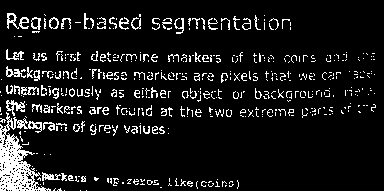
#> input picture W13_形態學影像處理/text_noisy.png, 384 x 191 px, found by its file name
$ jupyter execute --allow-errors Morphology.ipynb
#> lines starting #> are read from the running program, lines starting #| are printed output that depends on the picture; after the words box and inside, x2 and y2 are one past the last pixel; in counts of white or black regions, pixels touching at a corner belong together
[cell 1]
import cv2
import numpy as np
import matplotlib.pyplot as plt

[cell 2]
def padding(img, K_size):
    pad_size = K_size // 2
    padded_img = np.pad(img, ((pad_size, pad_size), (pad_size, pad_size)), mode='edge')
    return padded_img

### Erosion (侵蝕)

[cell 3]
def manual_erosion(img, kernel):
    H, W = img.shape
    K_H, K_W = kernel.shape

    out = np.zeros((H, W), dtype=img.dtype)
    padded_img = padding(img, K_H)

    for i in range(H):
        for j in range(W):
            roi = padded_img[i : i + K_H, j : j + K_W]
            # 侵蝕 = 區域內的最小值 (Min)
            # 在二值影像中，只要有一個是0，最小值就是0
            valid_pixels = roi[kernel == 1]
            if len(valid_pixels) > 0:
                out[i, j] = np.min(valid_pixels)
            else:
                out[i, j] = 0

    return out

### Dilation (膨脹)

[cell 4]
def manual_dilation(img, kernel):
    H, W = img.shape
    K_H, K_W = kernel.shape

    out = np.zeros((H, W), dtype=img.dtype)
    padded_img = padding(img, K_H)

    for i in range(H):
        for j in range(W):

            roi = padded_img[i : i + K_H, j : j + K_W]
            # 膨脹 = 區域內的最大值 (Max)
            # 在二值影像中，只要有一個是1，最大值就是1
            valid_pixels = roi[kernel == 1]
            if len(valid_pixels) > 0:
                out[i, j] = np.max(valid_pixels)
            else:
                out[i, j] = 0

    return out

### 斷開

[cell 5]
def manual_opening(img, kernel):
    eroded = manual_erosion(img, kernel)
    opened = manual_dilation(eroded, kernel)
    return opened

### 閉合

[cell 6]
def manual_closing(img, kernel):
    dilated = manual_dilation(img, kernel)
    closed = manual_erosion(dilated, kernel)
    return closed

### 形態學重建

[cell 7]
import numpy as np
import matplotlib.pyplot as plt
from skimage.morphology import dilation, disk
from skimage.morphology import reconstruction
from skimage import io
from skimage import img_as_ubyte
# 讀圖
#> (the rest of this cell did not finish here and is left out)

[cell 8]
import numpy as np
import matplotlib.pyplot as plt
from skimage.morphology import disk, erosion
from skimage import io, img_as_ubyte

# ==========================================
# 1. 準備資料 (模擬學生拿到的檔案)
# ==========================================
# 假設學生讀取了你給的圖
#> (the rest of this cell did not finish here and is left out)

### test

[cell 9]
# 1. 建立一個簡單的測試矩陣 (模擬二值影像)
# 10x10 的影像，中間有一個十字形，右下有一個噪點
input_img = cv2.imread("/content/text_noisy.png",cv2.IMREAD_GRAYSCALE)
#> input_img: shape (191, 384); 9.6% white in thin lines or dots

# 2. 定義結構元素 (Kernel) - 3x3 矩形
structuring_element = np.ones((3, 3), dtype=np.uint8)

# 3. 執行運算
res_dilate = manual_dilation(input_img, structuring_element)
#> in padding, `padded_img = np.pad(img, ((pad_size, pad_size), (pad_size, pad_size)),..`:
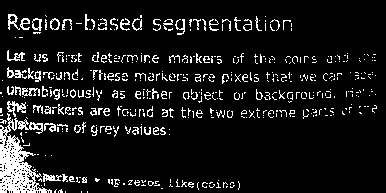
#> padded_img: shape (193, 386); 9.6% white in thin lines or dots
#> after the loop in manual_dilation, `for i in range(H):`:
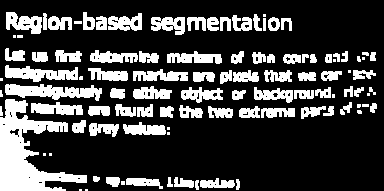
#> out: shape (191, 384); 25.5% white; 102 white regions (20 under 20 px), largest, box (x1, y1, x2, y2) and area: (0, 99, 87, 191) 3516, (5, 84, 102, 101) 979, (5, 65, 78, 82) 720
res_erode = manual_erosion(input_img, structuring_element)
#> after the loop in manual_erosion, `for i in range(H):`:
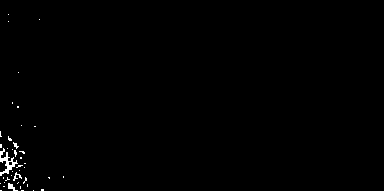
#> out: shape (191, 384); 0.53% white in thin lines or dots, all inside (x1, y1, x2, y2) = (0, 14, 64, 191)
res_open = manual_opening(input_img, structuring_element)
#> call 4 of padding, with K_size = 3
#> in padding (call 4), `padded_img = np.pad(img, ((pad_size, pad_size), (pad_size, pad_size)),..`:
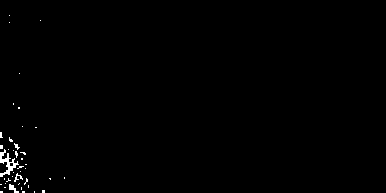
#> padded_img: shape (193, 386); 0.58% white; 41 white regions (38 under 20 px), largest, box (x1, y1, x2, y2) and area: (0, 149, 19, 177) 186, (9, 184, 19, 193) 43, (14, 173, 23, 182) 29
#> after the loop in manual_dilation (call 2), `for i in range(H):`:
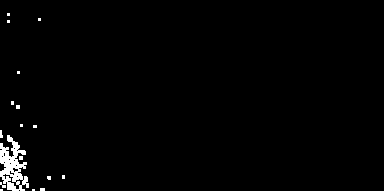
#> out: shape (191, 384); 1.4% white; 17 white regions (16 under 20 px), largest, box (x1, y1, x2, y2) and area: (0, 135, 29, 191) 851
res_close = manual_closing(input_img, structuring_element)
#> in padding (call 6), `padded_img = np.pad(img, ((pad_size, pad_size), (pad_size, pad_size)),..`:
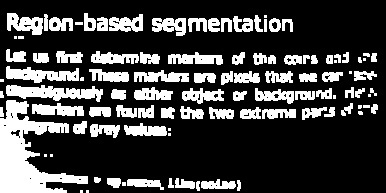
#> padded_img: shape (193, 386); 25.3% white; 102 white regions (19 under 20 px), largest, box (x1, y1, x2, y2) and area: (0, 100, 88, 193) 3657, (6, 85, 103, 102) 979, (6, 66, 79, 83) 720
#> after the loop in manual_erosion (call 3), `for i in range(H):`:
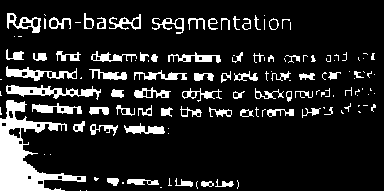
#> out: shape (191, 384); 13.9% white; 131 white regions (63 under 20 px), largest, box (x1, y1, x2, y2) and area: (0, 100, 86, 191) 2869, (6, 85, 101, 100) 607, (6, 66, 77, 81) 428

# 4. 顯示結果 (使用 print 顯示矩陣數值，方便觀察變化)
plt.imshow(input_img, cmap='gray')
plt.show()
plt.imshow(res_dilate, cmap='gray')
plt.show()
plt.imshow(res_erode, cmap='gray')
plt.show()
plt.imshow(res_open, cmap='gray')
plt.show()
plt.imshow(res_close, cmap='gray')
plt.show()

[cell 10]
input_img = cv2.imread("/content/binary.png",cv2.IMREAD_GRAYSCALE)
#> (the rest of this cell did not finish here and is left out)

[cell 11]
import cv2
import numpy as np

# 讀圖（灰階）
img = cv2.imread("/content/binary.png", cv2.IMREAD_GRAYSCALE)

# --- Step 1: 找出白色文字區域（根據亮度） ---
# 閾值依圖片可調整，190–220 常用來抓白字
_, text_mask = cv2.threshold(img, 200, 255, cv2.THRESH_BINARY)

# 轉成 0/1 mask
mask = (text_mask == 255)
#> mask = False

# --- Step 2: 建立 salt & pepper noise ---
noise = np.copy(img)

# 比例（可調）：每個像素 3% 變白/黑
prob = 0.25

#> (the rest of this cell did not finish here and is left out)
